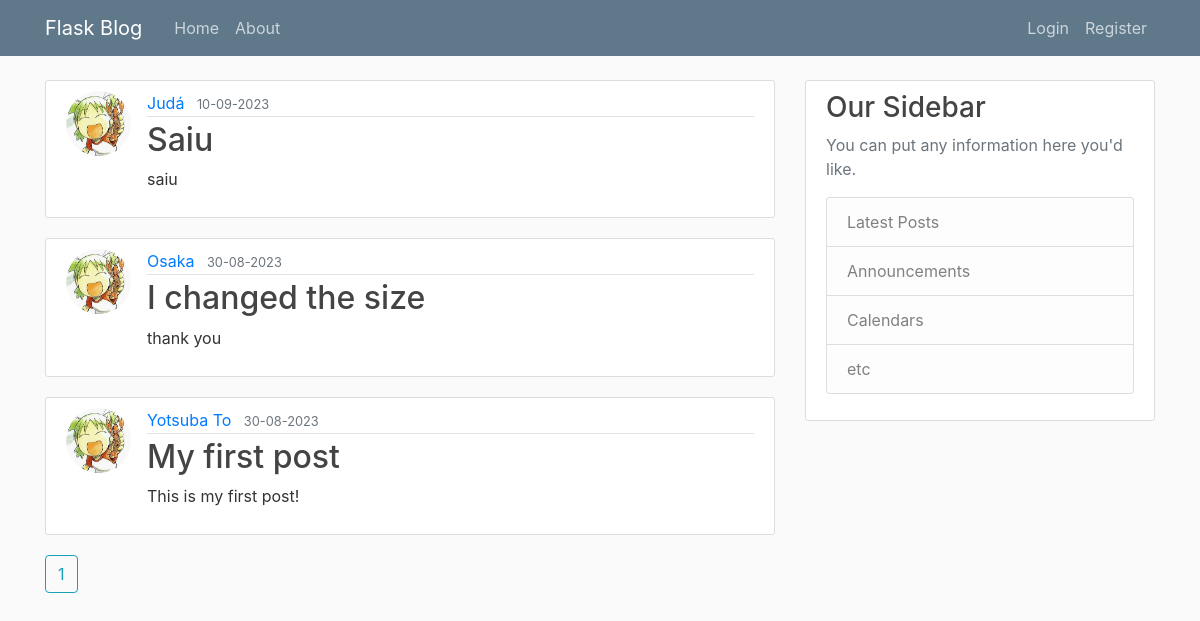
The page /home on the database its author committed.
### flaskblog/models.py (models this page shows, shortened)
class Post(db.Model):
    id = db.Column(db.Integer, primary_key=True)
    title = db.Column(db.String(100), nullable=False)
    date_posted = db.Column(db.DateTime, nullable=False, default=datetime.utcnow)
    content = db.Column(db.Text, nullable=False)
    user_id = db.Column(db.Integer, db.ForeignKey('user.id'), nullable=False)

class User(db.Model, UserMixin):
    id = db.Column(db.Integer, primary_key=True)
    username = db.Column(db.String(20), unique=True, nullable=False)
    email = db.Column(db.String(120), unique=True, nullable=False)
    image_file = db.Column(db.String(20), nullable=False, default='default.jpg')
    password = db.Column(db.String(60), nullable=False)
    posts = db.relationship('Post', backref='author', lazy=True)

### flaskblog/main/routes.py (the view)
@main.route("/")
@main.route("/home")
def home():
    page = request.args.get('page', 1, type=int)
    posts = Post.query.order_by(Post.date_posted.desc()).paginate(page=page, per_page=5)
    return render_template('home.html', posts=posts)

### flaskblog/templates/home.html (shortened to what this page needs)
{% extends "layout.html" %}
{% block content %}
{% for post in posts.items %}
        <article class="media content-section">
		<img class="rounded-circle article-img" src="{{ url_for('static', filename='profile_pics/' + post.author.image_file) }}">
          <div class="media-body">
            <div class="article-metadata">
              <a class="mr-2" href="{{ url_for('users.user_posts', username=post.author.username) }}">{{ post.author.username }}</a>
              <small class="text-muted">{{ post.date_posted.strftime('%d-%m-%Y') }}</small>
            </div>
	    <h2><a class="article-title" href="{{ url_for('posts.post', post_id=post.id) }}">{{ post.title }}</a></h2>
            <p class="article-content">{{ post.content }}</p>
          </div>
        </article>
{% endfor %}
{% for page_num in posts.iter_pages(left_edge=1, right_edge=1, left_current=1, right_current=2) %}
    {% if page_num %}
	       {% if posts.page == page_num %}
	       <a class="btn btn-outline-info mb-4 " href="{{ url_for('main.home', page=page_num) }}">{{ page_num }}</a>
		{% else %}
	       <a class="btn btn-info mb-4 " href="{{ url_for('main.home', page=page_num) }}">{{ page_num }}</a>
	{% endif %}
	{% endif %}
{% endfor %}
{% endblock content %}

### flaskblog/templates/layout.html (shortened to what this page needs)
<!DOCTYPE html>
<html>
<head>
    <link rel="stylesheet" href="https://maxcdn.bootstrapcdn.com/bootstrap/4.0.0/css/bootstrap.min.css">
    <link rel="stylesheet" type="text/css" href="{{ url_for('static', filename='main.css') }}">
</head>
<body>
	<header class="site-header">
	      <nav class="navbar navbar-expand-md navbar-dark bg-steel fixed-top">
		<div class="container">
		  <a class="navbar-brand mr-4" href="/">Flask Blog</a>
		  <div class="collapse navbar-collapse" id="navbarToggle">
		    <div class="navbar-nav mr-auto">
			    <a class="nav-item nav-link" href="{{ url_for('main.home') }}">Home</a>
			    <a class="nav-item nav-link" href="{{ url_for('main.about') }}">About</a>
		    </div>
		    <div class="navbar-nav">
		    {% if current_user.is_authenticated %}
		    <a class="nav-item nav-link" href="{{ url_for('posts.new_post') }}">Nova Postagem</a>
		    <a class="nav-item nav-link" href="{{ url_for('users.account') }}">Account</a>
		    <a class="nav-item nav-link" href="{{ url_for('users.logout') }}">Logout</a>
		    {% else %}
		    <a class="nav-item nav-link" href="{{ url_for('users.login') }}">Login</a>
		    <a class="nav-item nav-link" href="{{ url_for('users.register') }}">Register</a>
		    {% endif %}
		    </div>
		  </div>
		</div>
	      </nav>
	    </header>
	    <main role="main" class="container">
	      <div class="row">
		<div class="col-md-8">
		  {% block content %}{% endblock %}
		</div>
		<div class="col-md-4">
		  <div class="content-section">
		    <h3>Our Sidebar</h3>
		    <p class='text-muted'>You can put any information here you'd like.
		      <ul class="list-group">
			<li class="list-group-item list-group-item-light">Latest Posts</li>
			<li class="list-group-item list-group-item-light">Announcements</li>
			<li class="list-group-item list-group-item-light">Calendars</li>
			<li class="list-group-item list-group-item-light">etc</li>
		      </ul>
		    </p>
		  </div>
		</div>
	      </div>
	    </main>
</body>
</html>

### flaskblog/static/main.css (style rules this page uses)
body { background: #fafafa; color: #333333; margin-top: 5rem; }
h1, h2, h3, h4, h5, h6 { color: #444444; }
.bg-steel { background-color: #5f788a; }
.site-header .navbar-nav .nav-link { color: #cbd5db; }
.content-section { background: #ffffff; padding: 10px 20px; border: 1px solid #dddddd; border-radius: 3px; margin-bottom: 20px; }
.article-title { color: #444444; }
.article-content { white-space: pre-line; }
.article-img { height: 65px; width: 65px; margin-right: 16px; }
.article-metadata { padding-bottom: 1px; margin-bottom: 4px; border-bottom: 1px solid #e3e3e3 }

### rows shown on the page
Post: image_file (placeholder picture), author.username "Judá", date_posted "10-09-2023", title "Saiu", content "saiu"
Post: image_file (placeholder picture), author.username "Osaka", date_posted "30-08-2023", title "I changed the size", content "thank you"
Post: image_file (placeholder picture), author.username "Yotsuba To", date_posted "30-08-2023", title "My first post", content "This is my first post!"

### other values the page prints
{{ page_num }} "1"
